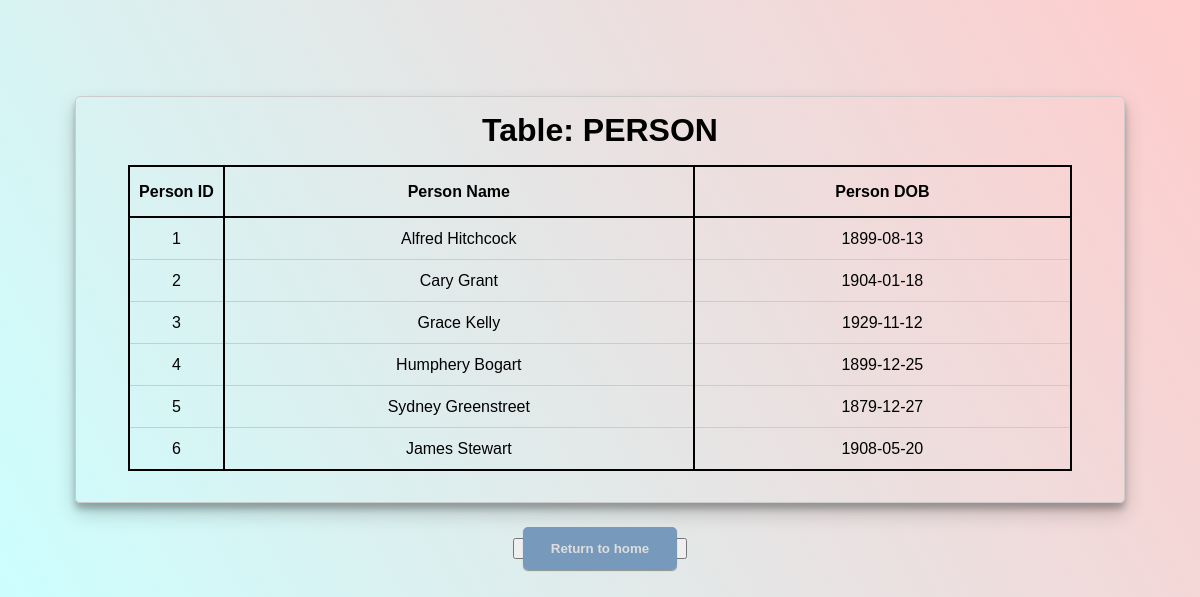
Screenshot of /cinema-person.php with the database file from the repository.
### tables this page shows
create table person (
   pid int(10) unsigned not null auto_increment,
   pname varchar(255) not null default '',
   psex enum('M','F') not null default 'M',
   pdob date not null,
   primary key (pid)
   );

### cinema-person.php (the view, shortened to what this page needs)
<!DOCTYPE html>
<html lang="en">
<head>
    <link rel="stylesheet" type ="text/css" href="resources/static/css/table.css">
</head>
<body>
    <div class="card">
        <?php
            $creds = parse_ini_file("php.ini", "r");
            $link = mysqli_connect("127.0.0.1", $creds[username], $creds[password], "cinema");
            $query = "SELECT * FROM person";
            $result = mysqli_query( $link, $query);
            echo("<h1>Table: PERSON</h1>");
            while ( $row = mysqli_fetch_assoc( $result ) ) {
                $table[] = $row;
            }
            if($table){
        ?>
        <table>
            <tr>
                <th id="column-first">Person ID</th>
                <th id="column-second">Person Name</th>
                <th id="column-third">Person DOB</th>
            </tr>
            <?php
                foreach($table as $d_row) {
            ?>
            <tr>
                <td id="column-first"><?php echo($d_row["pid"]); ?></td>
                <td id="column-second"><?php echo($d_row["pname"]); ?></td>
                <td id="column-third"><?php echo($d_row["pdob"]); ?></td>
            </tr>
            <?php
                }
            ?>
        </table>
        <?php
            }
        ?>
    </div>
    <button><a href="home.php">Return to home</a></button>
</body>
</html>

### resources/static/css/table.css (style rules this page uses)
body { margin: 5% 5% 5% 5%; padding: 15px; text-align: center; font-family: sans-serif; line-height: 25px; font-weight: 100; background: linear-gradient(60deg, #CCFFFF, #FFCCCC); }
.card { margin: 2% 0% 3% 0%; text-align: center; border: 1px solid #ccc; border-radius: 5px; box-shadow: 0 10px 20px rgba(0,0,0,0.19), 0 6px 6px rgba(0,0,0,0.23); }
a { border: none; border-radius: 5px; background-color: #79B; color: #ddd; text-decoration: none; font-weight: 750; font-family: sans-serif; margin: 2px; padding: 14px 28px; cursor: pointer; box-shadow: 0 1px 1px rgba(0,0,0,0.19), 0 1px 1px rgba(0,0,0,0.23); }
table { margin: 2% 5% 3% 5%; border: 2px solid; border-collapse: collapse; text-align: center; width: 90%; }
th { border: 2px solid; padding: 8px; padding-top: 12px; padding-bottom: 12px; background-color: linear-gradient(60deg, #00FFFF, #FF0000); }
td { border: 1px solid #ccc; border-left: 2px solid; border-right: 2px solid; padding: 8px; }
#column-first { width: 10% }
#column-second { width: 50% }
#column-third { width: 40% }

### rows the page displays
person: pid "1", pname "Alfred Hitchcock", pdob "1899-08-13"
person: pid "2", pname "Cary Grant", pdob "1904-01-18"
person: pid "3", pname "Grace Kelly", pdob "1929-11-12"
person: pid "4", pname "Humphery Bogart", pdob "1899-12-25"
person: pid "5", pname "Sydney Greenstreet", pdob "1879-12-27"
person: pid "6", pname "James Stewart", pdob "1908-05-20"
